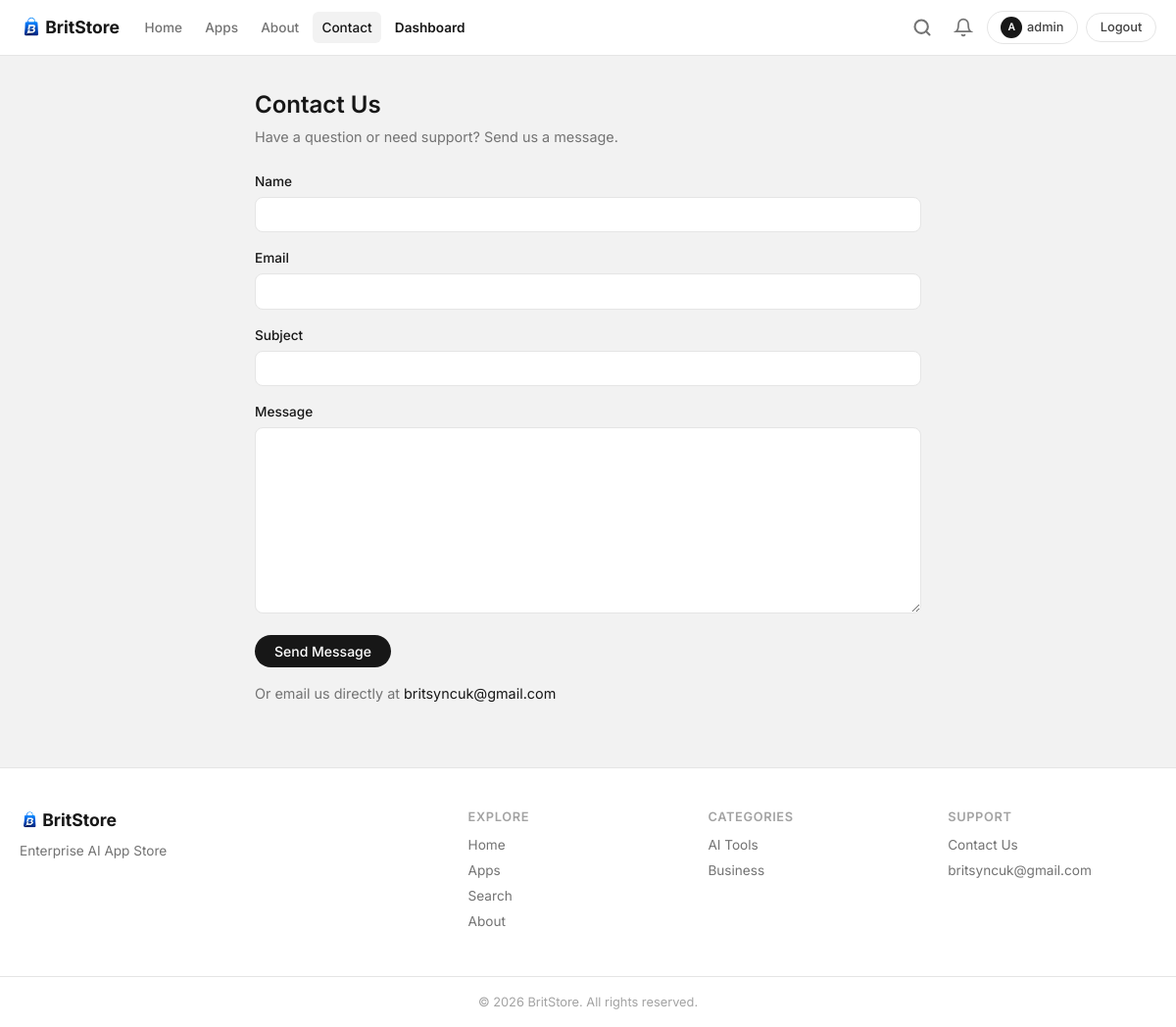
Page /contact/ (signed in) on the committed database.
### store/models.py (models this page shows, shortened)
class WebsiteSettings(models.Model):
    site_name = models.CharField(max_length=100, default='BritStore')
    tagline = models.CharField(max_length=200, default='Intelligent Apps for the AI Era')
    hero_title = models.CharField(max_length=200, default='Discover BritStore Apps')
    hero_subtitle = models.TextField(
        default='Explore our suite of AI-powered applications built to automate, educate, and innovate.',
    )
    about_title = models.CharField(max_length=200, default='About BritStore')
    about_content = models.TextField(default='')
    mission = models.TextField(default='')
    support_email = models.EmailField(default='britsyncuk@gmail.com')
    updated_at = models.DateTimeField(auto_now=True)
    class Meta:
        verbose_name = 'Website Settings'
        verbose_name_plural = 'Website Settings'
    @classmethod
    def get_solo(cls):
        obj, _ = cls.objects.get_or_create(pk=1)
        return obj

class User(AbstractUser):
    ROLE_SUPER_ADMIN = 'super_admin'
    ROLE_APP_MANAGER = 'app_manager'
    ROLE_NORMAL_USER = 'normal_user'
    ROLE_CHOICES = [
        (ROLE_SUPER_ADMIN, 'Super Admin'),
        (ROLE_APP_MANAGER, 'App Manager'),
        (ROLE_NORMAL_USER, 'Normal User'),
    ]
    role = models.CharField(max_length=20, choices=ROLE_CHOICES, default=ROLE_NORMAL_USER)
    is_fingerprint_user = models.BooleanField(default=False)
    has_upgraded = models.BooleanField(default=False)
    class Meta:
        ordering = ['username']
    @property
    def is_super_admin(self):
        return self.role == self.ROLE_SUPER_ADMIN or self.is_superuser
    @property
    def can_access_dashboard(self):
        return self.is_super_admin or self.is_app_manager or self.is_staff
    @property
    def avatar_letter(self):
        return self.username[0].upper() if self.username else '?'

class Category(models.Model):
    name = models.CharField(max_length=100, unique=True)
    slug = models.SlugField(max_length=120, unique=True, blank=True)
    description = models.TextField(blank=True)
    icon = models.ImageField(upload_to='category_icons/', blank=True)
    icon_emoji = models.CharField(max_length=10, blank=True, help_text='Fallback emoji if no icon image')
    created_at = models.DateTimeField(auto_now_add=True)
    class Meta:
        verbose_name_plural = 'Categories'
        ordering = ['name']

### store/views.py (the view)
# urls.py: path('contact/', views.contact_view, name='contact'),
def contact_view(request):
    if request.method == 'POST':
        form = ContactForm(request.POST)
        if form.is_valid():
            msg = form.save()
            Notification.objects.create(
                type=Notification.TYPE_CONTACT,
                title=f'New message from {msg.name}',
                message=msg.subject,
                link='/dashboard/messages/',
            )
            send_email_resend(
                to_email=WebsiteSettings.get_solo().support_email,
                subject=f'[BritStore Contact] {msg.subject}',
                text_body=f'From: {msg.name} ({msg.email})\n\n{msg.message}',
            )
            messages.success(request, 'Thank you! Your message has been sent.')
            return redirect('contact')
    else:
        form = ContactForm()
    return render(request, 'contact.html', {'form': form})

### store/forms.py
class ContactForm(StyledFormMixin, forms.ModelForm):
    class Meta:
        model = ContactMessage
        fields = ['name', 'email', 'subject', 'message']

### store/context_processors.py (called while the page is built)
def site_context(request):
    settings_obj = WebsiteSettings.get_solo()
    from store.models import Category, Notification
    nav_categories = Category.objects.annotate(
        published_count=Count('apps', filter=Q(apps__published=True)),
    ).filter(published_count__gt=0)[:8]
    notifications = []
    unread_notifications = 0
    if request.user.is_authenticated and request.user.is_super_admin:
        notifications = Notification.objects.all()[:10]
        unread_notifications = Notification.objects.filter(is_read=False).count()
    return {
        'site_settings': settings_obj,
        'nav_categories': nav_categories,
        'notifications': notifications,
        'unread_notifications': unread_notifications,
    }

### templates/contact.html (shortened to what this page needs)
{% extends 'base.html' %}
{% block content %}
<section class="section">
    <div class="container narrow">
        <div class="page-header">
            <h1>Contact Us</h1>
            <p>Have a question or need support? Send us a message.</p>
        </div>
        <form method="post" class="contact-form">
            {% for field in form %}
            <div class="form-group">
                <label for="{{ field.id_for_label }}">{{ field.label }}</label>
                {{ field }}
            </div>
            {% endfor %}
            <button type="submit" class="btn btn-primary">Send Message</button>
        </form>
        <p class="contact-email">Or email us directly at <a href="mailto:{{ site_settings.support_email }}">{{ site_settings.support_email }}</a></p>
    </div>
</section>
{% endblock %}

### templates/base.html (shortened to what this page needs)
{% load static %}
<!DOCTYPE html>
<html lang="en">
<head>
    <link rel="stylesheet" href="{% static 'css/style.css' %}?v=2">
</head>
<body>
    <header class="site-header">
        <div class="container header-inner">
            <a href="{% url 'home' %}" class="logo" style="gap:.35rem">
                <img src="{% static 'images/logo.png' %}" alt="{{ site_settings.site_name }}" style="height:28px;width:auto;border-radius:4px">
                <span class="logo-text">{{ site_settings.site_name }}</span>
            </a>
            <nav class="main-nav" id="mainNav">
                <a href="{% url 'home' %}" {% if request.path == '/' %}class="active"{% endif %}>Home</a>
                <a href="{% url 'downloads' %}" {% if '/downloads' in request.path %}class="active"{% endif %}>Apps</a>
                <a href="{% url 'about' %}" {% if '/about' in request.path %}class="active"{% endif %}>About</a>
                <a href="{% url 'contact' %}" {% if '/contact' in request.path %}class="active"{% endif %}>Contact</a>
                {% if user.is_authenticated and user.can_access_dashboard %}
                <a href="{% url 'dashboard_home' %}" class="nav-dashboard">Dashboard</a>
                {% endif %}
            </nav>
            <div class="header-actions">
                <div class="search-inline-wrap" id="searchInline">
                    <button class="search-inline-toggle" id="searchToggle" onclick="toggleSearch()" aria-label="Search">
                        <svg width="20" height="20" viewBox="0 0 24 24" fill="none" stroke="currentColor" stroke-width="2.5" stroke-linecap="round"><circle cx="11" cy="11" r="8"/><line x1="21" y1="21" x2="16.65" y2="16.65"/></svg>
                    </button>
                </div>
                {% if user.is_authenticated %}
                {% if user.can_access_dashboard %}
                <div class="notification-bell-wrap">
                    <button class="notification-bell" onclick="toggleNotif(event)" title="Notifications">
                        <svg width="20" height="20" viewBox="0 0 24 24" fill="none" stroke="currentColor" stroke-width="2" stroke-linecap="round"><path d="M18 8A6 6 0 0 0 6 8c0 7-3 9-3 9h18s-3-2-3-9"/><path d="M13.73 21a2 2 0 0 1-3.46 0"/></svg>
                    </button>
                </div>
                {% endif %}
                <a href="{% url 'profile' %}" class="btn btn-outline btn-sm" style="gap:.3rem">
                    <span style="display:inline-flex;align-items:center;justify-content:center;width:22px;height:22px;border-radius:50%;background:var(--gray-900);color:#fff;font-size:.65rem;font-weight:600">{{ user.avatar_letter }}</span>
                    {{ user.username }}
                </a>
                <a href="{% url 'logout' %}" class="btn btn-outline btn-sm" onclick="return confirm('Are you sure you want to logout?')">Logout</a>
                {% else %}
                <a href="{% url 'login' %}" class="btn btn-primary btn-sm">Login</a>
                <a href="{% url 'signup' %}" class="btn btn-outline btn-sm">Sign Up</a>
                {% endif %}
            </div>
        </div>
    </header>
    <main>
        {% block content %}{% endblock %}
    </main>
    <footer class="site-footer">
        <div class="container footer-grid">
            <div class="footer-brand">
                <div class="logo" style="gap:.35rem">
                    <img src="{% static 'images/logo.png' %}" alt="{{ site_settings.site_name }}" style="height:24px;width:auto;border-radius:4px">
                    <span class="logo-text">{{ site_settings.site_name }}</span>
                </div>
                <p>{{ site_settings.tagline }}</p>
            </div>
            <div class="footer-links">
                <h4>Explore</h4>
                <a href="{% url 'home' %}">Home</a>
                <a href="{% url 'downloads' %}">Apps</a>
                <a href="{% url 'search' %}">Search</a>
                <a href="{% url 'about' %}">About</a>
            </div>
            <div class="footer-links">
                <h4>Categories</h4>
                {% for cat in nav_categories|slice:":5" %}
                <a href="{% url 'category' cat.slug %}">{{ cat.name }}</a>
                {% empty %}
                <span class="text-muted">No categories yet</span>
                {% endfor %}
            </div>
            <div class="footer-links">
                <h4>Support</h4>
                <a href="{% url 'contact' %}">Contact Us</a>
                <a href="mailto:{{ site_settings.support_email }}">{{ site_settings.support_email }}</a>
            </div>
        </div>
        <div class="footer-bottom">
            <div class="container">
                <p>&copy; {% now "Y" %} {{ site_settings.site_name }}. All rights reserved.</p>
            </div>
        </div>
    </footer>
</body>
</html>

### static/css/style.css (style rules this page uses)
:root { --white: #ffffff; --bg: #f2f2f2; --card: #ffffff; --border: #e5e5e5; --gray-200: #d4d4d4; --gray-400: #a3a3a3; --gray-500: #737373; --gray-600: #525252; --gray-700: #404040; --gray-800: #262626; --gray-900: #171717; --black: #000000; --blue: #2563eb; --blue-dark: #1d4ed8; --blue-light: #eff6ff; --red: #dc2626; --red-dark: #b91c1c; --red-light: #fef2f2; --green: #16a34a; --green-light: #f0fdf4; --star: #f59e0b; --shadow: 0 1px 3px rgba(0,0,0,.08); --shadow-md: 0 4px 12px rgba(0,0,0,.1); --radius: 16px; --radius-sm: 8px; --font: 'Inter', system-ui, sans-serif; }
*, *::before, *::after { box-sizing: border-box; margin: 0; padding: 0; }
body { font-family: var(--font); background: var(--bg); color: var(--gray-900); line-height: 1.5; min-height: 100vh; display: flex; flex-direction: column; }
main { flex: 1; }
.container { max-width: 1200px; margin: 0 auto; padding: 0 1.25rem; }
.container.narrow { max-width: 720px; }
a { color: var(--gray-900); text-decoration: none; }
.site-header { background: var(--white); border-bottom: 1px solid var(--border); position: sticky; top: 0; z-index: 100; }
.header-inner { display: flex; align-items: center; gap: 1rem; height: 56px; }
.logo { display: flex; align-items: center; gap: .5rem; font-weight: 700; font-size: 1.1rem; color: var(--gray-900); flex-shrink: 0; }
.main-nav { display: flex; gap: .25rem; flex: 1; }
.main-nav a { color: var(--gray-500); font-weight: 500; font-size: .85rem; padding: .35rem .6rem; border-radius: 6px; transition: all .15s; }
.main-nav a:hover, .main-nav a.active { color: var(--gray-900); background: var(--bg); }
.main-nav a.nav-dashboard { color: var(--gray-900); font-weight: 600; }
.header-actions { display: flex; align-items: center; gap: .5rem; }
.search-inline-wrap { position: relative; display: flex; align-items: center; }
.search-inline-toggle { background: none; border: none; cursor: pointer; color: var(--gray-500); display: flex; align-items: center; justify-content: center; width: 36px; height: 36px; border-radius: 50%; transition: background .15s; }
.notification-bell-wrap { position: relative; }
.notification-bell { position: relative; color: var(--gray-500); display: flex; align-items: center; background: none; border: none; cursor: pointer; padding: 6px; border-radius: 50%; transition: background .15s; }
.btn { display: inline-flex; align-items: center; justify-content: center; gap: .35rem; padding: .5rem 1.25rem; border-radius: 24px; font-weight: 500; font-size: .875rem; border: none; cursor: pointer; transition: all .15s; font-family: var(--font); }
.btn-primary { background: var(--gray-900); color: white; }
.btn-outline { background: transparent; color: var(--gray-700); border: 1px solid var(--border); }
.btn-sm { padding: .3rem .85rem; font-size: .8rem; border-radius: 20px; }
.section { padding: 2rem 0; }
.page-header { margin-bottom: 1.5rem; }
.page-header h1 { font-size: 1.5rem; font-weight: 600; }
.page-header p { color: var(--gray-500); font-size: .9rem; margin-top: .25rem; }
.form-control, .form-select { width: 100%; padding: .55rem .85rem; border: 1px solid var(--border); border-radius: var(--radius-sm); font-size: .9rem; font-family: var(--font); background: var(--white); transition: border-color .15s; }
.form-group { margin-bottom: 1rem; }
.form-group label { display: block; font-weight: 500; margin-bottom: .35rem; font-size: .85rem; }
.contact-form, .contact-email { margin-top: 1rem; }
.contact-email { color: var(--gray-500); font-size: .9rem; }
.site-footer { background: var(--white); border-top: 1px solid var(--border); margin-top: 2rem; }
.footer-grid { display: grid; grid-template-columns: 2fr 1fr 1fr 1fr; gap: 2rem; padding: 2.5rem 1.25rem; }
.footer-brand p { color: var(--gray-500); font-size: .85rem; margin-top: .5rem; }
.footer-links h4 { font-size: .8rem; font-weight: 600; margin-bottom: .6rem; text-transform: uppercase; letter-spacing: .05em; color: var(--gray-400); }
.footer-links a { display: block; color: var(--gray-500); font-size: .85rem; margin-bottom: .35rem; }
.footer-bottom { border-top: 1px solid var(--border); padding: 1rem 0; text-align: center; font-size: .8rem; color: var(--gray-400); }

### rows in the picture
WebsiteSettings: site_name "BritStore", support_email "britsyncuk@gmail.com", tagline "Enterprise AI App Store"
User: avatar_letter "A", username "admin"
Category: name "AI Tools"
Category: name "Business"

### other values in the picture
{{ field.label }} "Name" "Email" "Subject" "Message"
